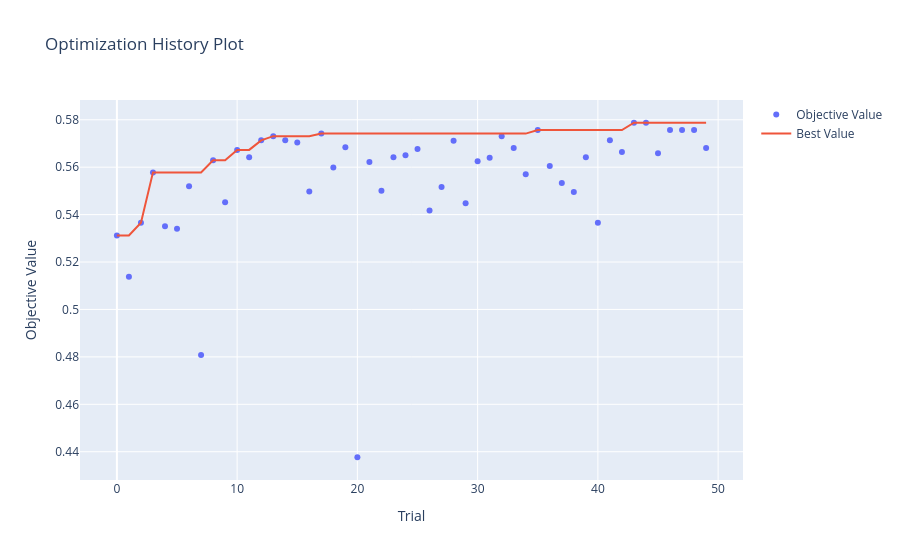

Notebook code for this chart:
### Markdown cell above
Train and optimize the model:

### Code cell
(optimized_KNN, 
train_metrics_mean_KNN,
train_metrics_std_KNN, 
val_metrics_mean_KNN, 
val_metrics_std_KNN, 
test_metrics_KNN,
precs_KNN, recs_KNN) = optimize_model_optuna_search(pipe_KNN, params_dist_KNN, 
                                                    X_train, y_train, X_test, y_test, 
                                                    cv=my_cv)

### Figure 1 — Plotly figure (JSON) as saved in the notebook; plotly's stock layout.template omitted (floating-point values rounded to 4 significant figures)
{"data": [{"mode": "markers", "name": "Objective Value", "type": "scatter", "x": [0, 1, 2, 3, 4, 5, 6, 7, 8, 9, 10, 11, 12, 13, 14, 15, 16, 17, 18, 19, 20, 21, 22, 23, 24, 25, 26, 27, 28, 29, 30, 31, 32, 33, 34, 35, 36, 37, 38, 39, 40, 41, 42, 43, 44, 45, 46, 47, 48, 49], "y": [0.5312, 0.5138, 0.5366, 0.5578, 0.5351, 0.5341, 0.552, 0.4808, 0.5629, 0.5452, 0.5673, 0.5642, 0.5713, 0.5731, 0.5714, 0.5704, 0.5497, 0.5742, 0.5599, 0.5684, 0.4377, 0.5621, 0.5501, 0.5642, 0.5651, 0.5676, 0.5417, 0.5517, 0.5712, 0.5448, 0.5625, 0.5639, 0.5731, 0.5681, 0.557, 0.5757, 0.5604, 0.5533, 0.5495, 0.5642, 0.5366, 0.5714, 0.5664, 0.5787, 0.5787, 0.5658, 0.5757, 0.5757, 0.5757, 0.5681]}, {"mode": "lines", "name": "Best Value", "type": "scatter", "x": [0, 1, 2, 3, 4, 5, 6, 7, 8, 9, 10, 11, 12, 13, 14, 15, 16, 17, 18, 19, 20, 21, 22, 23, 24, 25, 26, 27, 28, 29, 30, 31, 32, 33, 34, 35, 36, 37, 38, 39, 40, 41, 42, 43, 44, 45, 46, 47, 48, 49], "y": [0.5312, 0.5312, 0.5366, 0.5578, 0.5578, 0.5578, 0.5578, 0.5578, 0.5629, 0.5629, 0.5673, 0.5673, 0.5713, 0.5731, 0.5731, 0.5731, 0.5731, 0.5742, 0.5742, 0.5742, 0.5742, 0.5742, 0.5742, 0.5742, 0.5742, 0.5742, 0.5742, 0.5742, 0.5742, 0.5742, 0.5742, 0.5742, 0.5742, 0.5742, 0.5742, 0.5757, 0.5757, 0.5757, 0.5757, 0.5757, 0.5757, 0.5757, 0.5757, 0.5787, 0.5787, 0.5787, 0.5787, 0.5787, 0.5787, 0.5787]}, {"marker": {"color": "#cccccc"}, "mode": "markers", "name": "Infeasible Trial", "showlegend": false, "type": "scatter", "x": [], "y": []}], "layout": {"title": {"text": "Optimization History Plot"}, "xaxis": {"title": {"text": "Trial"}}, "yaxis": {"title": {"text": "Objective Value"}}}}
